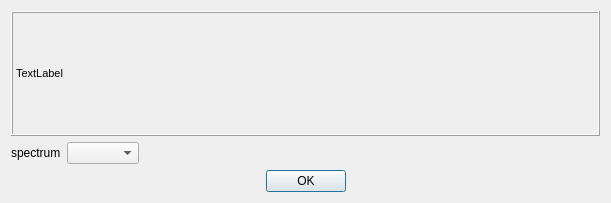
<?xml version="1.0" encoding="UTF-8"?>
<ui version="4.0">
 <class>Dialog</class>
 <widget class="QDialog" name="Dialog">
  <property name="geometry">
   <rect>
    <x>0</x>
    <y>0</y>
    <width>611</width>
    <height>203</height>
   </rect>
  </property>
  <property name="windowTitle">
   <string>Choose Spectrum</string>
  </property>
  <layout class="QVBoxLayout" name="verticalLayout">
   <item>
    <widget class="QLabel" name="label">
     <property name="font">
      <font>
       <pointsize>8</pointsize>
      </font>
     </property>
     <property name="frameShape">
      <enum>QFrame::Box</enum>
     </property>
     <property name="frameShadow">
      <enum>QFrame::Raised</enum>
     </property>
     <property name="text">
      <string>TextLabel</string>
     </property>
     <property name="textFormat">
      <enum>Qt::AutoText</enum>
     </property>
     <property name="alignment">
      <set>Qt::AlignLeading|Qt::AlignLeft|Qt::AlignVCenter</set>
     </property>
     <property name="wordWrap">
      <bool>true</bool>
     </property>
    </widget>
   </item>
   <item>
    <layout class="QHBoxLayout" name="horizontalLayout">
     <item>
      <widget class="QLabel" name="label_2">
       <property name="text">
        <string>spectrum</string>
       </property>
      </widget>
     </item>
     <item>
      <widget class="QComboBox" name="spectrum_combobox"/>
     </item>
     <item>
      <spacer name="horizontalSpacer">
       <property name="orientation">
        <enum>Qt::Horizontal</enum>
       </property>
       <property name="sizeHint" stdset="0">
        <size>
         <width>40</width>
         <height>20</height>
        </size>
       </property>
      </spacer>
     </item>
    </layout>
   </item>
   <item>
    <widget class="QDialogButtonBox" name="buttonBox">
     <property name="orientation">
      <enum>Qt::Horizontal</enum>
     </property>
     <property name="standardButtons">
      <set>QDialogButtonBox::Ok</set>
     </property>
     <property name="centerButtons">
      <bool>true</bool>
     </property>
    </widget>
   </item>
  </layout>
 </widget>
 <resources/>
 <connections>
  <connection>
   <sender>buttonBox</sender>
   <signal>accepted()</signal>
   <receiver>Dialog</receiver>
   <slot>accept()</slot>
   <hints>
    <hint type="sourcelabel">
     <x>248</x>
     <y>254</y>
    </hint>
    <hint type="destinationlabel">
     <x>157</x>
     <y>274</y>
    </hint>
   </hints>
  </connection>
  <connection>
   <sender>buttonBox</sender>
   <signal>rejected()</signal>
   <receiver>Dialog</receiver>
   <slot>reject()</slot>
   <hints>
    <hint type="sourcelabel">
     <x>316</x>
     <y>260</y>
    </hint>
    <hint type="destinationlabel">
     <x>286</x>
     <y>274</y>
    </hint>
   </hints>
  </connection>
 </connections>
</ui>
